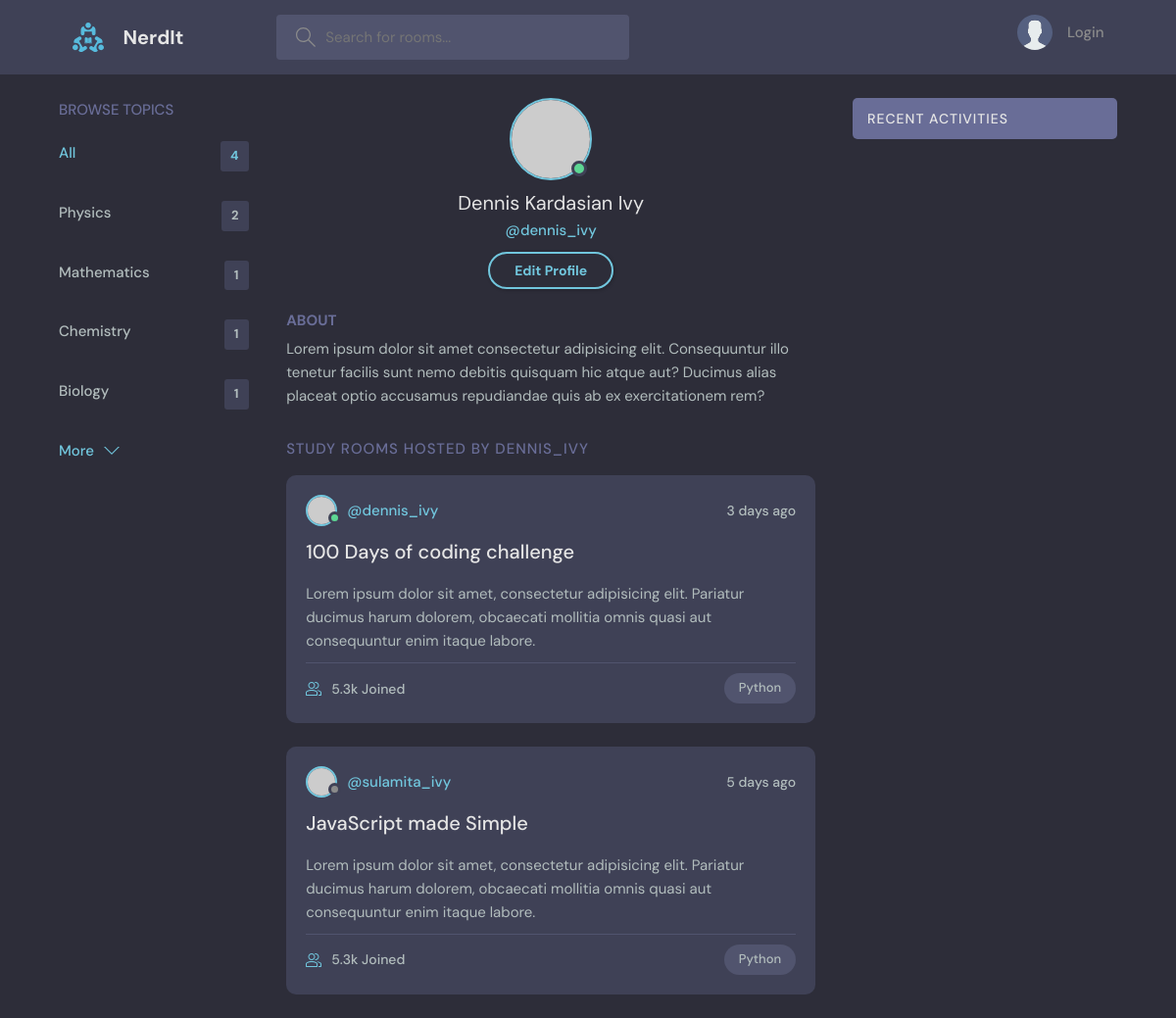
The page /profile/2 on the database its author committed.
### base/models.py (models this page shows, shortened)
class Topic(models.Model):
    name=models.CharField(max_length=200)

### base/views.py (the view)
# urls.py: path('profile/<str:pk>', views.userProfile, name="user-profile"),
def userProfile(request, pk):
    user = User.objects.get(id=pk)
    rooms = user.room_set.all()
    room_messages = user.message_set.all()
    topics = Topic.objects.all()
    context={'user':user, 'rooms':rooms, 'room_messages':room_messages, 'topics':topics }
    return render(request, 'base/profile.html', context)

### base/templates/base/profile.html (shortened to what this page needs)
{% extends 'main.html' %}
{% block content %}
  <main class="profile-page layout layout--3">
    <div class="container">
      {% include 'base/topics_component.html' %}
      <div class="roomList">
        <div class="profile">
          <div class="profile__avatar">
            <div class="avatar avatar--large active">
              <img src="https://randomuser.me/api/portraits/men/11.jpg" />
            </div>
          </div>
          <div class="profile__info">
            <h3>Dennis Kardasian Ivy</h3>
            <p>@dennis_ivy</p>
            <a href="edit-user.html" class="btn btn--main btn--pill">Edit Profile</a>
          </div>
          <div class="profile__about">
            <h3>About</h3>
            <p>
              Lorem ipsum dolor sit amet consectetur adipisicing elit. Consequuntur illo tenetur
              facilis sunt nemo debitis quisquam hic atque aut? Ducimus alias placeat optio
              accusamus repudiandae quis ab ex exercitationem rem?
            </p>
          </div>
        </div>
        <div class="roomList__header">
          <div>
            <h2>Study Rooms Hosted by dennis_ivy</a>
            </h2>
          </div>
        </div>
        <div class="roomListRoom">
          <div class="roomListRoom__header">
            <a href="profile.html" class="roomListRoom__author">
              <div class="avatar avatar--small active">
                <img src="https://randomuser.me/api/portraits/men/11.jpg" />
              </div>
              <span>@dennis_ivy</span>
            </a>
            <div class="roomListRoom__actions">
              <span>3 days ago</span>
            </div>
          </div>
          <div class="roomListRoom__content">
            <a href="room.html">100 Days of coding challenge</a>
            <p>
              Lorem ipsum dolor sit amet, consectetur adipisicing elit. Pariatur ducimus harum
              dolorem, obcaecati mollitia omnis quasi aut consequuntur enim itaque labore.
            </p>
          </div>
          <div class="roomListRoom__meta">
            <a class="roomListRoom__joined">
              5.3k Joined
            </a>
            <p class="roomListRoom__topic">Python</p>
          </div>
        </div>
        <div class="roomListRoom">
          <div class="roomListRoom__header">
            <a href="profile.html" class="roomListRoom__author">
              <div class="avatar avatar--small">
                <img src="https://randomuser.me/api/portraits/women/11.jpg" />
              </div>
              <span>@sulamita_ivy</span>
            </a>
            <div class="roomListRoom__actions">
              <span>5 days ago</span>
            </div>
          </div>
          <div class="roomListRoom__content">
            <a href="room.html">JavaScript made Simple</a>
            <p>
              Lorem ipsum dolor sit amet, consectetur adipisicing elit. Pariatur ducimus harum
              dolorem, obcaecati mollitia omnis quasi aut consequuntur enim itaque labore.
            </p>
          </div>
          <div class="roomListRoom__meta">
            <a href="room.html" class="roomListRoom__joined">
              5.3k Joined
            </a>
            <p class="roomListRoom__topic">Python</p>
          </div>
        </div>
      </div>
      {% include 'base/activity_component.html' %}
    </div>
  </main>
{% endblock content %}

### base/templates/base/topics_component.html
<div class="topics">
    <div class="topics__header">
      <h2>Browse Topics</h2>
    </div>
    <ul class="topics__list">
      <li>
        <a href="{% url 'home' %}" class="active">All <span>{{topics.count}}</span></a>
      </li>
      {% for topic in topics %}
      <li>
        <a href="{% url 'home' %}?q={{topic.name}}">{{topic.name}}<span>{{topic.room_set.all.count}}</span></a>
      </li>
      {% endfor %}
    </ul>
    <a class="btn btn--link" href="topics.html">
      More
      <svg version="1.1" xmlns="http://www.w3.org/2000/svg" width="32" height="32" viewBox="0 0 32 32">
        <title>chevron-down</title>
        <path d="M16 21l-13-13h-3l16 16 16-16h-3l-13 13z"></path>
      </svg>
    </a>
  </div>

### rows shown on the page
Topic: name "Physics", room_set.all.count "2"
Topic: name "Mathematics", room_set.all.count "1"
Topic: name "Chemistry", room_set.all.count "1"
Topic: name "Biology", room_set.all.count "1"

### other values the page prints
{{ topics.count }} "4"
